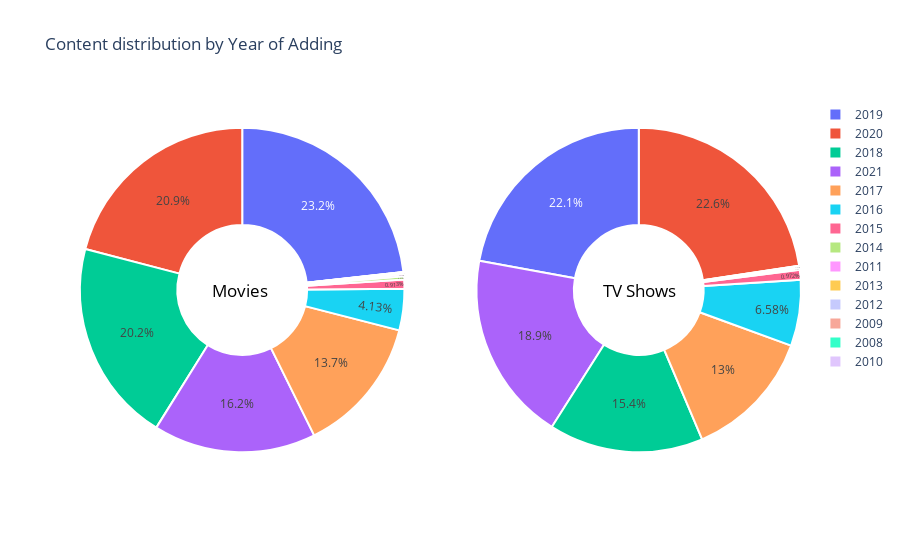

Notebook cell for this chart:
### Code cell
import plotly.graph_objects as go
from plotly.subplots import make_subplots

movie_new_df = generate_df(movie_df)
tv_new_df = generate_df(tv_df)

plot = make_subplots(rows=1, cols=2, specs=[[{"type": "pie"}, {"type": "pie"}]])
plot.add_trace(
    go.Pie(labels=movie_new_df['y_add'], values=movie_new_df['counts']),
    row=1, col=1
)

plot.add_trace(
    go.Pie(labels=tv_new_df['y_add'], values=tv_new_df['counts']),
    row=1, col=2
)

plot.update_traces(textposition='inside', hole=.4, hoverinfo="label+percent+name",
                  marker = dict(line = dict(color = 'white', width = 2)))

plot.update_layout(
    title_text="Content distribution by Year of Adding",
    # Add annotations in the center of the donut pies.
    annotations=[dict(text='Movies', x=0.18, y=0.5, font_size=17, showarrow=False, font_color='black'),
                 dict(text='TV Shows', x=0.83, y=0.5, font_size=17, showarrow=False, font_color='black')])
plot.show()

### Figure 1 — Plotly figure (JSON) as saved in the notebook; plotly's stock layout.template omitted (floating-point values rounded to 4 significant figures)
{"data": [{"domain": {"x": [0, 0.45], "y": [0, 1]}, "hole": 0.4, "hoverinfo": "label+percent+name", "labels": ["2008", "2009", "2009", "2010", "2011", "2011", "2011", "2012", "2012", "2012", "2013", "2013", "2013", "2013", "2014", "2014", "2014", "2014", "2014", "2014", "2014", "2014", "2014", "2014", "2015", "2015", "2015", "2015", "2015", "2015", "2015", "2015", "2015", "2015", "2015", "2015", "2016", "2016", "2016", "2016", "2016", "2016", "2016", "2016", "2016", "2016", "2016", "2016", "2017", "2017", "2017", "2017", "2017", "2017", "2017", "2017", "2017", "2017", "2017", "2017", "2018", "2018", "2018", "2018", "2018", "2018", "2018", "2018", "2018", "2018", "2018", "2018", "2019", "2019", "2019", "2019", "2019", "2019", "2019", "2019", "2019", "2019", "2019", "2019", "2020", "2020", "2020", "2020", "2020", "2020", "2020", "2020", "2020", "2020", "2020", "2020", "2021", "2021", "2021", "2021", "2021", "2021", "2021", "2021", "2021"], "marker": {"line": {"color": "white", "width": 2}}, "textposition": "inside", "type": "pie", "values": [1, 1, 1, 1, 1, 11, 1, 1, 1, 1, 2, 2, 1, 1, 1, 1, 4, 2, 1, 1, 1, 5, 1, 2, 3, 6, 10, 2, 5, 4, 14, 1, 3, 2, 1, 5, 29, 32, 26, 9, 14, 11, 15, 9, 52, 23, 14, 19, 87, 81, 97, 55, 63, 65, 58, 65, 80, 77, 66, 45, 50, 81, 146, 118, 70, 138, 105, 63, 124, 130, 87, 125, 91, 187, 119, 86, 128, 122, 116, 103, 168, 87, 119, 98, 152, 103, 105, 93, 115, 72, 116, 101, 82, 127, 103, 115, 124, 75, 169, 94, 65, 117, 135, 96, 118]}, {"domain": {"x": [0.55, 1], "y": [0, 1]}, "hole": 0.4, "hoverinfo": "label+percent+name", "labels": ["2008", "2013", "2013", "2013", "2013", "2013", "2014", "2014", "2014", "2014", "2015", "2015", "2015", "2015", "2015", "2015", "2015", "2015", "2016", "2016", "2016", "2016", "2016", "2016", "2016", "2016", "2016", "2016", "2016", "2016", "2016", "2017", "2017", "2017", "2017", "2017", "2017", "2017", "2017", "2017", "2017", "2017", "2017", "2017", "2018", "2018", "2018", "2018", "2018", "2018", "2018", "2018", "2018", "2018", "2018", "2018", "2018", "2019", "2019", "2019", "2019", "2019", "2019", "2019", "2019", "2019", "2019", "2019", "2019", "2019", "2020", "2020", "2020", "2020", "2020", "2020", "2020", "2020", "2020", "2020", "2020", "2020", "2020", "2021", "2021", "2021", "2021", "2021", "2021", "2021", "2021", "2021"], "marker": {"line": {"color": "white", "width": 2}}, "textposition": "inside", "type": "pie", "values": [1, 1, 1, 1, 1, 1, 1, 1, 1, 2, 4, 1, 1, 1, 4, 4, 9, 2, 2, 17, 19, 16, 2, 7, 9, 26, 6, 43, 11, 7, 11, 32, 28, 27, 22, 36, 27, 30, 14, 16, 35, 33, 25, 24, 42, 44, 36, 25, 32, 27, 27, 18, 23, 56, 33, 25, 24, 36, 63, 66, 48, 52, 46, 57, 35, 42, 44, 44, 42, 17, 51, 53, 51, 52, 44, 41, 50, 62, 42, 68, 47, 1, 43, 38, 53, 61, 44, 36, 88, 83, 37, 65]}], "layout": {"annotations": [{"font": {"color": "black", "size": 17}, "showarrow": false, "text": "Movies", "x": 0.18, "y": 0.5}, {"font": {"color": "black", "size": 17}, "showarrow": false, "text": "TV Shows", "x": 0.83, "y": 0.5}], "title": {"text": "Content distribution by Year of Adding"}}}
